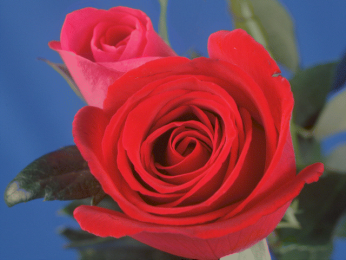
#> input picture 06_colorspace/ch08--用到影像增強/Rose.bmp, 346 x 260 px, found by its file name
$ python model_RGB.py
#> lines starting #> are read from the running program, lines starting #| are printed output that depends on the picture
import numpy as np
import cv2

def RGB_model( f, channel ):
	if channel == 1:	# Red
		return f[:,:,2]
	elif channel == 2:	# Green
		return f[:,:,1]
	else:				# Blue
		return f[:,:,0]

def main( ):
	img = cv2.imread( "../images/Rose.bmp", -1 )
#> img is the input picture: shape (260, 346, 3); mean B, G, R 80.2, 63.3, 128.8
	R = RGB_model( img, 1 )
#> in RGB_model, `return f[:,:,2]`:
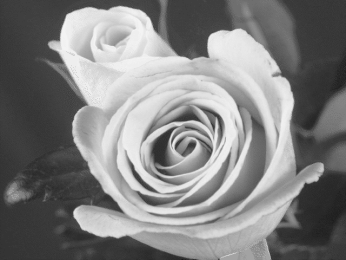
#> returned value: shape (260, 346); min 25, max 243, mean 128.8
	G = RGB_model( img, 2 )
#> call 2 of RGB_model, with channel = 2
#> in RGB_model (call 2), `return f[:,:,1]`:
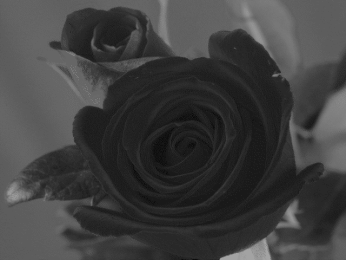
#> returned value: shape (260, 346); min 8, max 163, mean 63.3
	B = RGB_model( img, 3 )
#> call 3 of RGB_model, with channel = 3
#> in RGB_model (call 3), `return f[:,:,0]`:
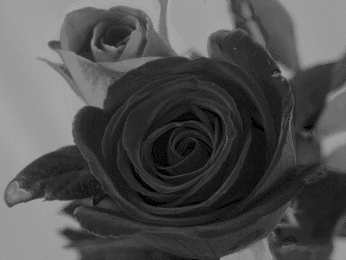
#> returned value: shape (260, 346); min 0, max 170, mean 80.2
	cv2.imshow( "Original Image", img )
	cv2.imshow( "Red", R )
	cv2.imshow( "Green", G )
	cv2.imshow( "Blue", B )
	cv2.waitKey( 0 )

main( )
